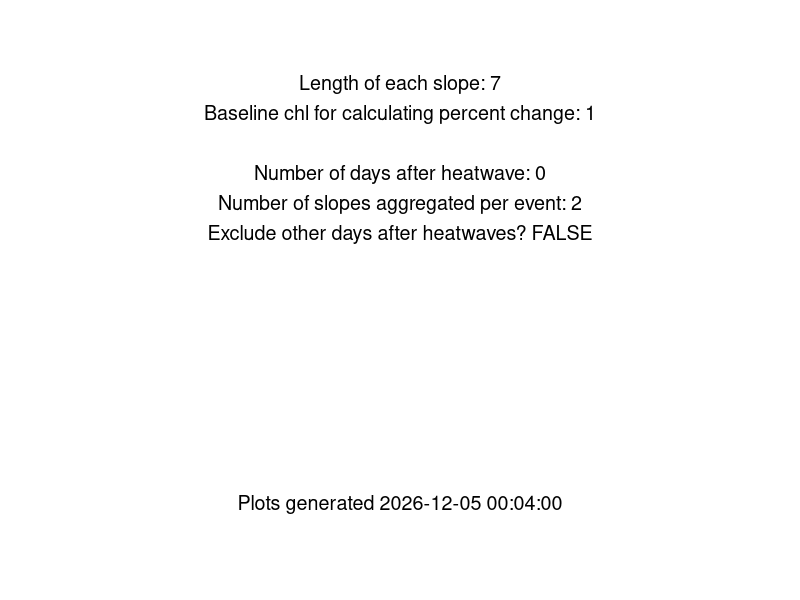

Generate this figure with R: (Note: this script raises an error after producing the figure.)
# Re-run step 3 but with the manual chlorophyll data
# updated in January 2024 to be cleaned up and allow for more flexibility

# manual chlorophyll better represents phytoplankton

# this code is also updated to fix a bug in the slope length,
# where slope length is inclusive of the current day in the rolling window

# step 3, calculate the response of chl to the heatwaves

#### install packages ####
#install and load slider library for rolling window analysis
if (!require(slider)) install.packages('slider')
library(slider) 

if (!require(plyr)) install.packages('plyr')
library(plyr)

if (!require(tidyr)) install.packages('tidyr')
library(tidyr)

if (!require(dplyr)) install.packages('dplyr')
library(dplyr)
library(tidyverse)

if (!require(zoo)) install.packages('zoo')
library(zoo)

if (!require(gganimate)) install.packages('gganimate')
library(gganimate)

if (!require(transformr)) install.packages('transformr')
library(transformr)

if (!require(ggridges)) install.packages('ggridges')
library(ggridges)

#==============================================================================#
#### levers we can pull ####

# slope and percent calculations
slopeLength = 7 # length of the rolling window slope to be calculated
baselineDate = 1 # how many days before the start of the heatwave to use as baseline chl conditions, currently an integer

# build in options here for during the heatwave, or at the beginning of the calculated slope

# slope aggregation choices

daysAfter = 0 # time lag of how many days after the heatwave we want to look
numSlopes = 2 # the number of slopes we want to include in analysis

exclude.after.heatwaves = FALSE # if TRUE, excludes slopes for days within 20 days 
# of the heatwave that don't fall within our aggregating window

# timing choices
# change analysis so that we can look during the heatwave, or after the heatwave? 


#==============================================================================#
#### output of settings ####

cur_date_time = format(Sys.time(), "%Y-%m-%d %H:%M:%S")

plot_metadata <- data.frame(slopeLength = paste("Length of each slope: ", slopeLength, sep = ""),
                             baselineDate = paste("Baseline chl for calculating percent change: ", baselineDate, sep = ""),
                             time = paste("Plots generated ", cur_date_time, sep = ""), 
                            daysAfter = paste("Number of days after heatwave: ", daysAfter, sep = ""),
                            numSlopes = paste("Number of slopes aggregated per event: ", numSlopes, sep = ""),
                            exclude.after.heatwaves = paste("Exclude other days after heatwaves? ", exclude.after.heatwaves, sep = ""))



# Create a ggplot with the metadata for the data analysis and plot production, 
# including all of the choices made above
metadata_plot <- ggplot() +
  theme_void() +  # Removes axes and other elements
  geom_text(data = plot_metadata, aes(x = 5, y = 5, label = slopeLength),
            size = 5, hjust = 0.5, vjust = -14)+
  geom_text(data = plot_metadata, aes(x = 5, y = 5, label = baselineDate),
            size = 5, hjust = 0.5, vjust = -12)+
  geom_text(data = plot_metadata, aes(x = 5, y = 5, label = daysAfter),
            size = 5, hjust = 0.5, vjust = -8)+
  geom_text(data = plot_metadata, aes(x = 5, y = 5, label = numSlopes),
            size = 5, hjust = 0.5, vjust = -6)+
  geom_text(data = plot_metadata, aes(x = 5, y = 5, label = exclude.after.heatwaves),
            size = 5, hjust = 0.5, vjust = -4)+
  geom_text(data = plot_metadata, aes(x = 5, y = 5, label = time),
            size = 5, hjust = 0.5, vjust = 14)
                  



#==============================================================================#
#### read in the data ####
# read in the heatwaves data calculated in the previous step
heatwaves = read.csv("./formatted data/heatwavesdata.csv")

# read in the manual chl data
allData = read.csv("./formatted data/interpolated_manual_chl_for_slopes.csv")

# make a vector of unique lake years
lake_years = unique(allData$lake_year)

#==============================================================================#
#### CALCULATE SLOPES FOR CHLOROPHYLL ####

# cycle through each lake year, fit linear models for each rolling window, then store model slopes
# in the 'slopes' dataframe. Need to initially store the model results in a list

# then, calculate the percent change in chlorophyll relative to the baseline specified above

# Model results are the slopes, originally calculated based on the preceding 7 days

for(i in 1:length(lake_years)){
  
  temp = allData %>% filter(lake_year == lake_years[i]) # temp dataframe for this lake_year
  
  models <- slide(
    temp, 
    ~lm(mean_chl ~ doyCat, data = .x), 
    .before = slopeLength -1, # add the minus one so the slopeLength matches the user input
    .complete = TRUE
  )
  
  temp$chl_slope = NA
  temp$se = NA
  temp$p_value = NA
  temp$r_squared = NA
  
  for(j in 1:nrow(temp)){
    
    model = models[[j]]
    coef <- coefficients(model) 
    # extracting the coefficients from the current model
    
    if(!(is.null(coef))){
      Slope <- coef["doyCat"]
      temp$chl_slope[j] = Slope # pull out the slope from the model
      temp$p_value[j] = summary(model)$coefficients[2,4] 
      temp$se[j] = summary(model)$coefficients["doyCat", "Std. Error"] 
      temp$r_squared[j] = summary(model)$r.squared # pull out r_squared from model
    }
    
    temp$percent_change = 100*temp$chl_slope*slopeLength/lag(temp$mean_chl, slopeLength-1, default = NA)
    temp$chl_baseline = lag(temp$mean_chl, slopeLength-1, default = NA)
  }
  
  if(i ==1){ slopes = temp} # if first iteration, creates slopes, the final dataframe
  
  if(i >1){slopes = rbind(slopes, temp)} # else, appends to slopes 
  
}


# test case to make sure the slide function works as we think it does
# test = slopes[1:7, ]
# summary(lm(test$mean_chl~test$doyCat))
# 



#==============================================================================#
#### SELECT SLOPES IN SPECIFIED WINDOW ####
# currently, the slopes dataframe has daily rolling window slopes for all of the lake_year combinations
# Need to select the slopes just following a heatwave
# heatwave is the date of a heatwave, targLake is the lake, data is our dataset of all the calculated slopes

hwSlopes <- function(heatwaveStart, heatwaveEnd,  targLake, data){

  # because our slopes are calculated over a 7-day rolling window, the first slope considered will
  # encompass the first week after the heatwave
  
  startDate = as.Date(heatwaveEnd)+daysAfter 
  endDate = as.Date(heatwaveEnd)+daysAfter+numSlopes
  
  # this is the date before the heatwave, which we will use to calculate the percent
  # change in chlorophyll
  
  # filter out the slopes we are interested in
  selected.slopes = data %>% filter(lake == targLake, date >= startDate, date <= endDate)
  
}


#==============================================================================#
#### CALCULATE AVG CHL SLOPES FOLLOWING HEATWAVES ####
heatwaves$averageSlope = NA
heatwaves$percentChange = NA
heatwaves$sdSlope = NA
heatwaves$sdSlopePercent = NA

#Using a For Loop
lengthHW = nrow(heatwaves)

# take the average slope and calculate the percent change in chlorophyll based on the slope

for(i in 1:lengthHW){
  slopes.subset = hwSlopes(heatwaves$date_start[i], heatwaves$date_end[i], heatwaves$lake[i], slopes)
  
  # save the mean of the slopes to the heatwaves dataframe
  heatwaves$averageSlope[i] = mean(slopes.subset$chl_slope, na.rm = TRUE)
  
  # save the standard deviation of the slopes to the heatwaves dataframe
  heatwaves$sdSlope[i] = sd(slopes.subset$chl_slope, na.rm = TRUE)
  
  # save the mean of the percent change to the heatwaves dataframe
  heatwaves$percentChange[i] = mean(slopes.subset$percent_change, na.rm = TRUE)
}

# save the static results
# write.csv(heatwaves, "./results/heatwaves_with_average_slopes_MANUAL_CHL.csv", row.names = FALSE)





#==============================================================================#
#### PLOT AVG SLOPES ####
#results = read.csv("./results/heatwaves_with_average_slopes_MANUAL_CHL.csv")

#break up by lake by filtering data
resultsT = results %>% filter(lake == "T")
resultsL = results %>% filter(lake == "L")
resultsR = results %>% filter(lake == "R")

#use ggplot to make three plots, one for each lake with date of heatwave on x-axis
#and average slope on the y

#png(filename = "./figures/preliminary figures/R_slopes_2023_02_09", height = 8, width = 11, units = "in", res = 300)

indHWResp <- ggplot(data = results, aes(x = date_start, y = percentChange, fill = lake))+
  geom_bar(stat = "identity", position = "identity", alpha = 0.5, color = "black")+
  theme_classic()+
  ylab("percent change in chl")+
  xlab("start date of heatwave")+
  ggtitle("Average chl percent change by event")+
  scale_fill_manual(values = c("R"=  "#4AB5C4", "L" = "#ADDAE3", "T"=  "#BAAD8D"))+
  theme(axis.text.x = element_text(angle = 45, hjust = 1))


ggplot(data = resultsR, aes(x = date_end, y = percentChange))+
  geom_bar(stat='identity', fill = "#4AB5C4", color = "black")+
  theme_classic()+
  ylab("percent change in chl")+
  xlab("end date of heatwave")+
  ggtitle("Peter")

ggplot(data = resultsL, aes(x = date_end, y = percentChange))+
  geom_bar(stat='identity', fill = "#ADDAE3", color = "black")+
  theme_classic()+
  ylab("percent change in chl")+
  xlab("end date of heatwave")+
  ggtitle("Paul")

ggplot(data = resultsT, aes(x = date_end, y = percentChange))+
  geom_bar(stat='identity', fill = "#BAAD8D", color = "black")+
  theme_classic()+
  ylab("percent change in chl")+
  xlab("end date of heatwave")+
  ggtitle("Tuesday")



#==============================================================================#
#### COMPARE DISTRIBUTIONS OVER TIME ####

# We might also consider the distributions of chlorophyll slopes following a heatwave,
# rather than just taking the average for a certain window

# make sure heatwaves date_start and date_end are formatted as dates
heatwaves$date_end = as.Date(heatwaves$date_end)
heatwaves$date_start = as.Date(heatwaves$date_start)
slopes$date = as.Date(slopes$date)
slopes$period = "all other days"

# write slopes to a file
#write.csv(slopes, "./formatted data/slopes_3day.csv", row.names = FALSE)

### This creates a dataframe, all slopes, that has the slopes categorized
# by their time period (during or after a heatwave, or all other days)
# and includes the number of days after the heatwave event (daysAfterLoop) that is considered
# one column, "exclude after heatwaves," are slopes within 40 days after a heatwave
# that are not in the current rolling window

for(daysAfterLoop in 0:20){
  
  # add a column to slopes which indicates whether or not there is a heatwave
  for(i in 1:nrow(heatwaves)){
    start = heatwaves$date_start[i] # start date of the current heatwave
    end = heatwaves$date_end[i] # end date of the current heatwave
    
    # sequence of dates during the heatwave
    dates = seq(start, end, 1)
    
    # excludes dates that are part of rolling window but not currently considered in after heatwave
    # dates that are within 40 days after a heatwave but not in our window for analysis as
    # after heatwave because of our current daysAfterLoop selection.
    # This gets overwrritten in part by "after heatwave" for those dates that are included
    # in analysis
    datesExcluded = seq(end -7, end + 40, 1) 
    
    # dates to be analyzed after the heatwaves
    # this creates a sequence of numbers, from the end of the heatwave plus whatever
    # daysAfterLoop is set to, to that same value plus the numSlopes. So it sets a window daysAfterLooped
    # X number of days after the heatwave
    
    datesAnalyzed = seq(end+daysAfterLoop, end + daysAfterLoop+numSlopes, 1)
    
    # fill the dataframe "period" column with the correct categorization

    # fill the dataframe "period" column with the correct categorization
    slopes = slopes %>% mutate(period = replace(period, date %in% datesExcluded, "exclude after heatwave"))
    slopes = slopes %>% mutate(period = replace(period, date %in% dates, "during heatwave"))
    slopes = slopes %>% mutate(period = replace(period, date %in% datesAnalyzed, "after heatwave"))
    
    slopes$daysAfter = daysAfterLoop
  }
  
  # combine to the main dataframe
  if(daysAfterLoop == 0){
    allSlopes = slopes
  }
  if(daysAfterLoop > 0){
    allSlopes = rbind(allSlopes, slopes)
  }
  
}




# save the allPercent data to a dataframe
# save interpolated allData data to a dataframe

# write.csv(allData, "./formatted data/allData_interpolated.csv", row.names = FALSE)
# write.csv(allPercent, "./formatted data/results_random_and_heatwaves.csv")

# calculate mean values by period and daysAfter
# across all lakes, this will give the mean slope following all heatwave events
# by time period

mean_df <- allSlopes %>% 
  filter(period != "exclude after heatwave", !is.na(percent_change)) %>% 
  group_by(period, daysAfter) %>% 
  dplyr::summarise(mean_percent_change = mean(percent_change)) 

# round mean values to one decimal place
mean_df$mean_percent_change <- round(mean_df$mean_percent_change, 1)




#==============================================================================#
#### RESPONSE TIMING LINE PLOTS ####

mean_df <- allSlopes %>% 
  filter( period != "exclude after heatwave", !is.na(percent_change)) %>% 
  group_by(period, daysAfter) %>% 
  dplyr::summarise(mean_percent_change = mean(percent_change), 
                   sd_percent_change = sd(percent_change), 
                   number_percent_change = n()) 

mean_df %>% filter(daysAfter > 0) %>% 
  ggplot(aes( x= daysAfter, y = mean_percent_change, color = period))+
  scale_color_manual(values = c("during heatwave" = "#ff0000", "after heatwave" = "#ffc100", "all other days" = "#88CCEE"))+
  scale_fill_manual(values = c("during heatwave" = "#ff0000", "after heatwave" = "#ffc100", "all other days" = "#88CCEE"))+
  geom_line(size = 1)+
  geom_point()+
 # geom_ribbon(aes(ymin = mean_percent_change - sd_percent_change, ymax = mean_percent_change + sd_percent_change, fill = period), alpha = 0.1)+
  labs(x = "days after heatwave")+
theme_classic()


mean_dfR <- allSlopes %>% filter(lake == "R") %>% 
  filter(period != "exclude after heatwave", !is.na(percent_change)) %>% 
  group_by(period, daysAfter) %>% 
  dplyr::summarise(mean_percent_change = mean(percent_change), 
                   sd_percent_change = sd(percent_change), 
                   number_percent_change = n()) 



mean_dfL <- allSlopes %>% filter(lake == "L") %>% 
  filter( period != "exclude after heatwave", !is.na(percent_change)) %>% 
  group_by(period, daysAfter) %>% 
  dplyr::summarise(mean_percent_change = mean(percent_change), 
                   sd_percent_change = sd(percent_change), 
                   number_percent_change = n()) 



mean_dfT <- allSlopes %>% filter(lake == "T") %>% 
  filter( period != "exclude after heatwave", !is.na(percent_change)) %>% 
  group_by(period, daysAfter) %>% 
  dplyr::summarise(mean_percent_change = mean(percent_change), 
                   sd_percent_change = sd(percent_change), 
                   number_percent_change = n()) 


mean_dfR %>% filter(daysAfter > 0) %>% 
  ggplot(aes( x= daysAfter, y = mean_percent_change, color = period))+
  geom_line(size = 1)+
  geom_point()+
  labs(x = "days after heatwave")+
  scale_color_manual(values = c("during heatwave" = "#ff0000", "after heatwave" = "#ffc100", "all other days" = "#88CCEE"))+
  theme_classic()

mean_dfL %>% filter(daysAfter > 0) %>% 
  ggplot(aes( x= daysAfter, y = mean_percent_change, color = period))+
  geom_line(size = 1)+
  geom_point()+
  labs(x = "days after heatwave")+
  scale_color_manual(values = c("during heatwave" = "#ff0000", "after heatwave" = "#ffc100", "all other days" = "#88CCEE"))+
  theme_classic()


mean_dfT %>% filter(daysAfter > 0) %>% 
  ggplot(aes( x= daysAfter, y = mean_percent_change, color = period))+
  scale_color_manual(values = c("during heatwave" = "#ff0000", "after heatwave" = "#ffc100", "all other days" = "#88CCEE"))+
  scale_fill_manual(values = c("during heatwave" = "#ff0000", "after heatwave" = "#ffc100", "all other days" = "#88CCEE"))+
  geom_line(size = 1)+
  geom_point()+
  geom_ribbon(aes(ymin = mean_percent_change - sd_percent_change, ymax = mean_percent_change + sd_percent_change, fill = period), alpha = 0.1)+
  labs(x = "days after heatwave")+
  theme_classic()


mean_dfR %>% filter(daysAfter > 0) %>% 
  ggplot(aes( x= daysAfter, y = mean_percent_change, color = period))+
  scale_color_manual(values = c("during heatwave" = "#ff0000", "after heatwave" = "#ffc100", "all other days" = "#88CCEE"))+
  scale_fill_manual(values = c("during heatwave" = "#ff0000", "after heatwave" = "#ffc100", "all other days" = "#88CCEE"))+
  geom_line(size = 1)+
  geom_point()+
  geom_ribbon(aes(ymin = mean_percent_change - sd_percent_change, ymax = mean_percent_change + sd_percent_change, fill = period), alpha = 0.1)+
  labs(x = "days after heatwave")+
  theme_classic()



#==============================================================================#
#### PLOTTING DISTRIBUTIONS ####

# Create a factor variable with the desired order for 'period'
desired_order <- c("after heatwave", "during heatwave", "all other days")

#png("./figures/science in the northwoods figures/Tuesday Lake heatwave results 4 days after.png", height = 7, width = 13, units = "in", res = 600)

allSlopes = allSlopes %>% mutate(period = replace(period, period == "exclude after heatwave", "all other days"))

Alldist <- allSlopes %>%
  filter(period != "exclude after heatwave", daysAfter == get("daysAfter", envir=globalenv())) %>%
  ggplot(aes(x = percent_change,
             y = factor(period, levels = desired_order),  # Use factor with desired order
             fill = period)) +
  geom_density_ridges(alpha = 0.7,
                      quantile_lines = TRUE,
                      quantile_fun = function(x, ...) mean(x), 
                      scale = 2, size = 0.7) +
  # geom_text(data = mean_dfT %>% filter(daysAfter == get("daysAfter", envir=globalenv())),
  #           aes(x = mean_percent_change,
  #               y = factor(period, levels = desired_order),  # Use factor with desired order
  #               label = as.character(round(mean_percent_change, digits = 0))),
  #           color = "black",
  #           size = 4,
  #           vjust = 2) +
  # geom_text(data = mean_dfT %>% filter(daysAfter == get("daysAfter", envir=globalenv())),
  #           aes(x = -200,
  #               y = factor(period, levels = desired_order),  # Use factor with desired order
  #               label = paste("n = ", number_percent_change, sep = "")),
  #           color = "black",
  #           size = 6,
  #           vjust = 2) +
  ylab("") +
  xlab("% change in surface chlorophyll-a")+
  labs(title = "Peter, Paul, Tuesday combined") +
  scale_fill_manual(values = c("during heatwave" = "#ff0000", "after heatwave" = "#ffc100", "all other days" = "#88CCEE")) +  # Specify fill colors for groups
  theme_classic()+
  theme(axis.text=element_text(size=14),
        axis.title=element_text(size=18,face="bold"))



Tdist <- allSlopes %>%
  filter(lake == "T") %>%
  filter(period != "exclude after heatwave", daysAfter == get("daysAfter", envir=globalenv())) %>%
  ggplot(aes(x = percent_change,
             y = factor(period, levels = desired_order),  # Use factor with desired order
             fill = period)) +
  geom_density_ridges(alpha = 0.7,
                      quantile_lines = TRUE,
                      quantile_fun = function(x, ...) mean(x), 
                      scale = 2, size = 0.7) +
  geom_text(data = mean_dfT %>% filter(daysAfter == get("daysAfter", envir=globalenv())),
            aes(x = mean_percent_change,
                y = factor(period, levels = desired_order),  # Use factor with desired order
                label = as.character(round(mean_percent_change, digits = 0))),
            color = "black",
            size = 4,
            vjust = 2) +
  geom_text(data = mean_dfT %>% filter(daysAfter == get("daysAfter", envir=globalenv())),
            aes(x = -200,
                y = factor(period, levels = desired_order),  # Use factor with desired order
                label = paste("n = ", number_percent_change, sep = "")),
            color = "black",
            size = 6,
            vjust = 2) +
  ylab("") +
  xlab("% change in surface chlorophyll-a")+
  labs(title = "Tuesday") +
  scale_fill_manual(values = c("during heatwave" = "#ff0000", "after heatwave" = "#ffc100", "all other days" = "#88CCEE")) +  # Specify fill colors for groups
  theme_classic()+
  theme(axis.text=element_text(size=14),
        axis.title=element_text(size=18,face="bold"))

#dev.off()

desired_order <- c("after heatwave", "during heatwave", "all other days")



#png("./figures/science in the northwoods figures/Peter Lake heatwave results 4 days after.png", height = 7, width = 13, units = "in", res = 600)

Rdist <- allSlopes %>%
  filter(lake == "R") %>%
  filter(period != "exclude after heatwave", daysAfter == get("daysAfter", envir=globalenv())) %>%
  ggplot(aes(x = percent_change,
             y = factor(period, levels = desired_order),  # Use factor with desired order
             fill = period)) +
  geom_density_ridges(alpha = 0.7,
                      quantile_lines = TRUE,
                      quantile_fun = function(x, ...) mean(x), 
                      scale = 2, size = 0.7) +
  geom_text(data = mean_dfR %>% filter(daysAfter == get("daysAfter", envir=globalenv())),
            aes(x = mean_percent_change,
                y = factor(period, levels = desired_order),  # Use factor with desired order
                label = as.character(round(mean_percent_change, digits = 0))),
            color = "black",
            size = 4,
            vjust = 2) +
  geom_text(data = mean_dfR %>% filter(daysAfter == get("daysAfter", envir=globalenv())),
            aes(x = -700,
                y = factor(period, levels = desired_order),  # Use factor with desired order
                label = paste("n = ", number_percent_change, sep = "")),
            color = "black",
            size = 4,
            vjust = 2) +
  ylab("") +
  xlab("% change in surface chlorophyll-a")+
  labs(title = "Peter") +
  scale_fill_manual(values = c("during heatwave" = "#ff0000", "after heatwave" = "#ffc100", "all other days" = "#88CCEE")) +  # Specify fill colors for groups
  theme_classic()+
  theme(axis.text=element_text(size=14),
        axis.title=element_text(size=18,face="bold"))

#dev.off()

#png("./figures/science in the northwoods figures/Paul Lake heatwave results 4 days after.png", height = 7, width = 13, units = "in", res = 600)


Ldist <- allSlopes %>%
  filter(lake == "L") %>%
  filter(period != "exclude after heatwave", daysAfter == get("daysAfter", envir=globalenv())) %>%
  ggplot(aes(x = percent_change,
             y = factor(period, levels = desired_order),  # Use factor with desired order
             fill = period)) +
  geom_density_ridges(alpha = 0.7,
                      quantile_lines = TRUE,
                      quantile_fun = function(x, ...) mean(x), 
                      scale = 1.5, size = 0.7) +
  geom_text(data = mean_dfL %>% filter(daysAfter == get("daysAfter", envir=globalenv())),
            aes(x = mean_percent_change,
                y = factor(period, levels = desired_order),  # Use factor with desired order
                label = as.character(round(mean_percent_change, digits = 0))),
            color = "black",
            size = 4,
            vjust = 2) +
  geom_text(data = mean_dfL %>% filter(daysAfter == get("daysAfter", envir=globalenv())),
            aes(x = -200,
                y = factor(period, levels = desired_order),  # Use factor with desired order
                label = paste("n = ", number_percent_change, sep = "")),
            color = "black",
            size = 4,
            vjust = 2) + 
  ylab("") +
  xlab("% change in surface chlorophyll-a")+
  labs(title = "Paul") +
  scale_fill_manual(values = c("during heatwave" = "#ff0000", "after heatwave" = "#ffc100", "all other days" = "#88CCEE")) +  # Specify fill colors for groups
  theme_classic()+
  theme(axis.text=element_text(size=14),
        axis.title=element_text(size=18,face="bold"))

#dev.off()





#==============================================================================#
#### CREATE PDF OF OUTPUTS ####

pdfName = paste("daysAfter", daysAfter, "slopeLength", slopeLength, sep = "_")

pdf("./figures/sensitivity tests/testing.pdf", height = 6, width = 10)

print(metadata_plot)
print(Alldist)
print(Rdist)
print(Ldist)
print(Tdist)
print(indHWResp)


dev.off()











#==============================================================================#
#### TEST STANDARD ERROR OF SLOPES ####

# cycle through each lake year, fit linear models for each rolling window, then store model slopes
# in the 'slopes' dataframe. Need to initially store the model results in a list

ses = data.frame(matrix(nrow = 30, ncol = 2))
names(ses) = c("slopeLength", "mean.se")

# Model results are the slopes, originally calculated based on the preceding 7 days
for(slopeLength in 3:30){
  for(i in 1:length(lake_years)){
    
    #print(lake_years[i])
    temp = allData %>% filter(lake_year == lake_years[i]) # temp dataframe for this lake_year
    
    models <- slide(
      temp, 
      ~lm(mean_chl ~ doyCat, data = .x), 
      .before = slopeLength, 
      .complete = TRUE
    )
    
    temp$chl_slope = NA
    temp$se = NA
    temp$p_value = NA
    temp$r_squared = NA
    
    for(j in 1:nrow(temp)){
      
      model = models[[j]]
      coef <- coefficients(model) 
      # extracting the coefficients from the current model
      
      if(!(is.null(coef))){
        Slope <- coef["doyCat"]
        temp$chl_slope[j] = Slope # pull out the slope from the model
        temp$p_value[j] = summary(model)$coefficients[2,4] 
        temp$se[j] =  summary(model)$coefficients["doyCat", "Std. Error"] 
        temp$r_squared[j] = summary(model)$r.squared # pull out r_squared from model
      }
      
      
    }
    
    if(i ==1){ slopes = temp} # if first iteration, creates slopes, the final dataframe
    
    if(i >1){slopes = rbind(slopes, temp)} # else, appends to slopes 
    
    
  }
  print(slopeLength)
  print(mean(slopes$se, na.rm = TRUE))
  
  ses$slopeLength[slopeLength] = slopeLength
  ses$mean.se[slopeLength] = mean(slopes$se, na.rm = TRUE)
  
}

ses$sample_size_component = sqrt(1/(ses$slopeLength - 2))
ses$data_component = ses$mean.se/ses$sample_size_component
ses$mean_actual_se = ses$mean.se

ses = pivot_longer(ses, cols = c("sample_size_component", "data_component", "mean_actual_se"), names_to = "se.component", values_to = "se")

ggplot(data = ses, aes(x = slopeLength, y = se, color = se.component))+
  geom_point()+
  geom_line()+
  theme_classic()+
  xlim(min = 3, max = 15)+
  ylim(min =0 , max = 1)
